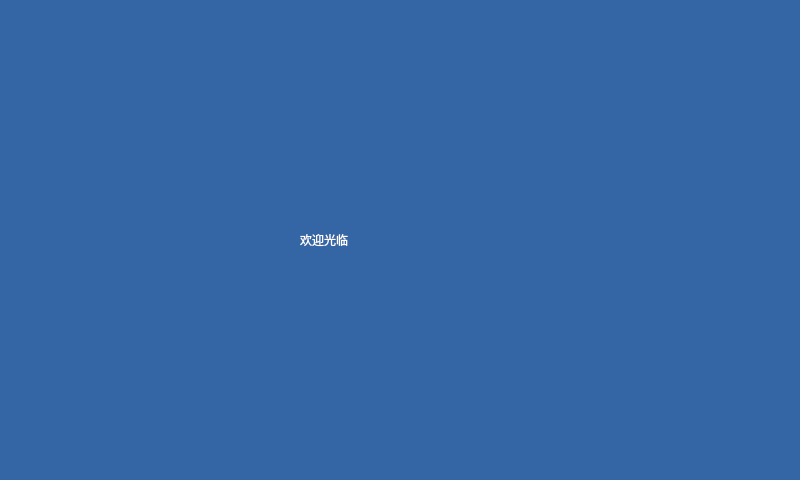
   <widget class="QGroupBox" name="groupBox_termInfoBg">
    <property name="geometry">
     <rect>
      <x>0</x>
      <y>0</y>
      <width>800</width>
      <height>480</height>
     </rect>
    </property>
    <property name="styleSheet">
     <string notr="true">QGroupBox#groupBox_termInfoBg{background-color: rgba(0, 0, 0,1);border:none}
</string>
    </property>
    <property name="title">
     <string/>
    </property>
    <widget class="QLabel" name="label_termNote">
     <property name="geometry">
      <rect>
       <x>20</x>
       <y>100</y>
       <width>760</width>
       <height>120</height>
      </rect>
     </property>
     <property name="styleSheet">
      <string notr="true">font: 500 20pt &quot;Ubuntu&quot;;
color: rgb(255, 255, 255);</string>
     </property>
     <property name="text">
      <string/>
     </property>
     <property name="alignment">
      <set>Qt::AlignCenter</set>
     </property>
    </widget>
    <widget class="QPushButton" name="pushButton_termMenu">
     <property name="geometry">
      <rect>
       <x>225</x>
       <y>320</y>
       <width>150</width>
       <height>50</height>
      </rect>
     </property>
     <property name="focusPolicy">
      <enum>Qt::NoFocus</enum>
     </property>
     <property name="styleSheet">
      <string notr="true">QPushButton{border:none;background-image: url(:/images/btnBg.gif);font: 400 14pt &quot;Ubuntu&quot;;color: rgb(46, 52, 54);} 
QPushButton:pressed{border:none;background-image: url(:/images/btnBg_down.gif);} 
</string>
     </property>
     <property name="text">
      <string>菜单</string>
     </property>
    </widget>
    <widget class="QPushButton" name="pushButton_termEnter">
     <property name="geometry">
      <rect>
       <x>400</x>
       <y>320</y>
       <width>150</width>
       <height>50</height>
      </rect>
     </property>
     <property name="focusPolicy">
      <enum>Qt::NoFocus</enum>
     </property>
     <property name="styleSheet">
      <string notr="true">QPushButton{border:none;background-image: url(:/images/btnBg.gif);font: 400 14pt &quot;Ubuntu&quot;;color: rgb(46, 52, 54);} 
QPushButton:pressed{border:none;background-image: url(:/images/btnBg_down.gif);} 
</string>
     </property>
     <property name="text">
      <string>进入脱机模式</string>
     </property>
    </widget>
    <widget class="QGroupBox" name="groupBox_centerMask">
     <property name="geometry">
      <rect>
       <x>0</x>
       <y>0</y>
       <width>800</width>
       <height>480</height>
      </rect>
     </property>
     <property name="styleSheet">
      <string notr="true">QGroupBox#groupBox_centerMask{background-color: rgb(52, 101, 164);border:none;}
</string>
     </property>
     <property name="title">
      <string/>
     </property>
     <widget class="QLabel" name="label_welcome">
      <property name="geometry">
       <rect>
        <x>300</x>
        <y>190</y>
        <width>200</width>
        <height>100</height>
       </rect>
      </property>
      <property name="styleSheet">
       <string notr="true">font:600  36pt &quot;Ubuntu&quot;;
color: rgb(255, 255, 255);</string>
      </property>
      <property name="text">
       <string>欢迎光临</string>
      </property>
     </widget>
    </widget>
   </widget>
